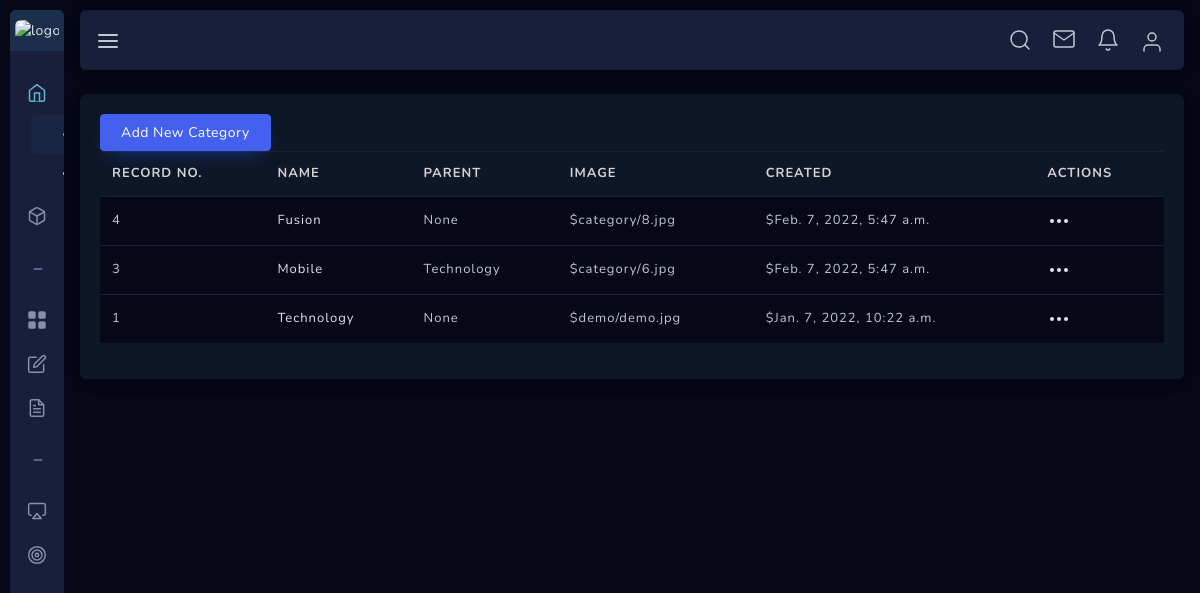
The app's page /dashboard/categories/ (signed in) with its own data.
### store/models.py (models this page shows)
class Category(models.Model):
    name = models.CharField(max_length=50, blank=False, null=False)
    image = models.ImageField(upload_to='category', default='demo/demo.jpg', blank=True, null=True)
    parent = models.ForeignKey('self', related_name='children', on_delete=models.CASCADE, blank=True, null=True)
    created = models.DateTimeField(auto_now_add=True)
    def __str__(self):
        return self.name
    class Meta:
        ordering = ['-created', ]
        verbose_name_plural = 'Categories'

### dashboard/views.py (the view)
# urls.py: path('categories/', views.CategoryListView.as_view(), name='category'),
class CategoryListView(ListView):
    model = Category
    template_name = 'dashboard/category_list.html'
    context_object_name = 'categories'

### notification/templatetags/notification.py (called while the page is built)
@register.filter
def notifications(user):
    if user.is_authenticated:
        user_obj = UserObj.objects.get(user=user)
        notification = Notification.objects.filter(userobj=user_obj, is_read=False).order_by('-id')
        if notification.exists():
            return notification
        else:
            return None
    else:
        return None

### templates/dashboard/category_list.html (shortened to what this page needs)
{% extends 'dashboard/base.html' %}
{% block body %}
    <div class="main-container sidebar-closed sbar-open" id="container">
        {% include 'dashboard/sidebar.html' %}
        <div id="content" class="main-content">
            <div class="layout-px-spacing">
                <div class="row" id="cancel-row">
                    <div class="col-xl-12 col-lg-12 col-sm-12 layout-top-spacing layout-spacing">
                        <div class="widget-content widget-content-area br-6">
                            <a class="btn btn-primary" href={% url 'dashboard:add_new_category' %}>Add New Category</a>
                            <table id="invoice-list" class="table table-hover" style="width:100%">
                                <thead>
                                    <tr>
                                        <th class="checkbox-column"> Record no. </th>
                                        <th>Name</th>
                                        <th>Parent</th>
                                        <th>Image</th>
                                        <th>Created</th>
                                        <th>Actions</th>
                                    </tr>
                                </thead>
                                <tbody>
                                {% for category in categories %}
                                    <tr>
                                        <td class="checkbox-column"> {{category.id}} </td>
                                        <td>
                                            <div class="d-flex">
                                                <p class="align-self-center mb-0 user-name"> {{category.name}} </p>
                                            </div>
                                        </td>
                                        <td><span class="inv-email"> {{category.parent}}</span></td>
                                        <td><span class="inv-date"> ${{category.image}} </span></td>
                                        <td><span class="inv-amount">${{category.created}}</span></td>
                                        <td>
                                            <div class="dropdown">
                                                <a class="dropdown-toggle" href="#" role="button" id="dropdownMenuLink2" data-toggle="dropdown" aria-haspopup="true" aria-expanded="true">
                                                </a>
                                            </div>
                                        </td>
                                    </tr>
                                {% endfor %}
                                </tbody>
                            </table>
                        </div>
                    </div>
                </div>
            </div>
        </div>
    </div>
{% endblock body %}

### static_root/user_profile/assets/css/dashboard/dash_1.css (style rules this page uses)
.layout-spacing { padding-bottom: 25px; }

### static_root/user_profile/assets/css/users/user-profile.css (style rules this page uses)
.widget-content-area { -webkit-box-shadow: 0 6px 10px 0 rgba(0, 0, 0, 0.14), 0 1px 18px 0 rgba(0, 0, 0, 0.12), 0 3px 5px -1px rgba(0, 0, 0, 0.2); -moz-box-shadow: 0 6px 10px 0 rgba(0, 0, 0, 0.14), 0 1px 18px 0 rgba(0, 0, 0, 0.12), 0 3px 5px -1px rgba(0, 0, 0, 0.2); box-shadow: 0 6px 10px 0 rgba(0, 0, 0, 0.14), 0 1px 18px 0 rgba(0, 0, 0, 0.12), 0 3px 5px -1px rgba(0, 0, 0, 0.2); }
.layout-spacing { padding-bottom: 25px; }

### static_root/user_profile/assets/css/users/account-setting.css (style rules this page uses)
.layout-spacing { padding-bottom: 25px; }

### static_root/user_profile/assets/css/main.css (style rules this page uses)
html { min-height: 100%; }
body { color: #888ea8; height: 100%; font-size: 0.875rem; background: #f1f2f3; overflow-x: hidden; overflow-y: auto; letter-spacing: 0.0312rem; font-family: 'Nunito', sans-serif; }
p { margin-top: 0; margin-bottom: 0.625rem; color: #515365; }
a { color: #e0e6ed; outline: none; }
.dropdown-toggle:after, .dropup .dropdown-toggle::after, .dropright .dropdown-toggle::after, .dropleft .dropdown-toggle::before { display: none; }
.btn { padding: 0.4375rem 1.25rem; text-shadow: none; font-size: 14px; color: #3b3f5c; font-weight: normal; white-space: normal; word-wrap: break-word; transition: .2s ease-out; touch-action: manipulation; cursor: pointer; background-color: #f1f2f3; box-shadow: 0px 5px 20px 0 rgba(0, 0, 0, 0.1); will-change: opacity, transform; transition: all 0.3s ease-out; -webkit-transition: all 0.3s ease-out; }
.btn-primary { color: #fff !important; background-color: #4361ee !important; border-color: #4361ee; box-shadow: 0 10px 20px -10px rgba(27, 85, 226, 0.59); }
.table > tbody > tr > td { vertical-align: middle; color: #515365; font-size: 13px; letter-spacing: 1px; }
.table > thead > tr > th { color: #4361ee; font-weight: 700; font-size: 13px; letter-spacing: 1px; text-transform: uppercase; }
.table thead th { vertical-align: bottom; border-bottom: none; }
.table { background-color: #0e1726; }
.table > thead > tr > th { color: #d3d3d3; }
.table > tbody > tr > td { color: #bfc9d4; }
.table.table-hover tbody tr { background-color: #060818; }
.table td, .table th, .table thead th { border-color: #191e3a !important; }
.br-6 { border-radius: 6px !important; }

### static_root/user_profile/assets/css/structure.css (style rules this page uses)
html { min-height: 100%; }
body { color: #888ea8; height: 100%; font-size: 0.875rem; background: #060818; overflow-x: hidden; overflow-y: auto; letter-spacing: 0.0312rem; font-family: 'Nunito', sans-serif; }
p { margin-top: 0; margin-bottom: 0.625rem; color: #e0e6ed; }
.main-container { min-height: 100vh; display: -webkit-box; display: -ms-flexbox; display: flex; -webkit-box-orient: horizontal; -webkit-box-direction: normal; -ms-flex-direction: row; flex-direction: row; -ms-flex-wrap: wrap; flex-wrap: wrap; -webkit-box-pack: start; -ms-flex-pack: start; justify-content: flex-start; padding: 10px 0 0 10px; }
#content { width: 50%; flex-grow: 8; margin-top: 59px; margin-bottom: 0; margin-left: 255px; }
.layout-top-spacing { margin-top: 25px; }
.layout-spacing { padding-bottom: 40px; }
.layout-px-spacing { padding: 0 16px !important; }
.widget-content-area { padding: 20px; position: relative; background-color: #0e1726; border-bottom-left-radius: 6px; border-bottom-right-radius: 6px; }
.sidebar-closed > #content { margin-left: 54px; }

### records on screen
Category: id "4", name "Fusion", parent "None", image "category/8.jpg", created "Feb. 7, 2022, 5:47 a.m."
Category: id "3", name "Mobile", parent "Technology", image "category/6.jpg", created "Feb. 7, 2022, 5:47 a.m."
Category: id "1", name "Technology", parent "None", image "demo/demo.jpg", created "Jan. 7, 2022, 10:22 a.m."
